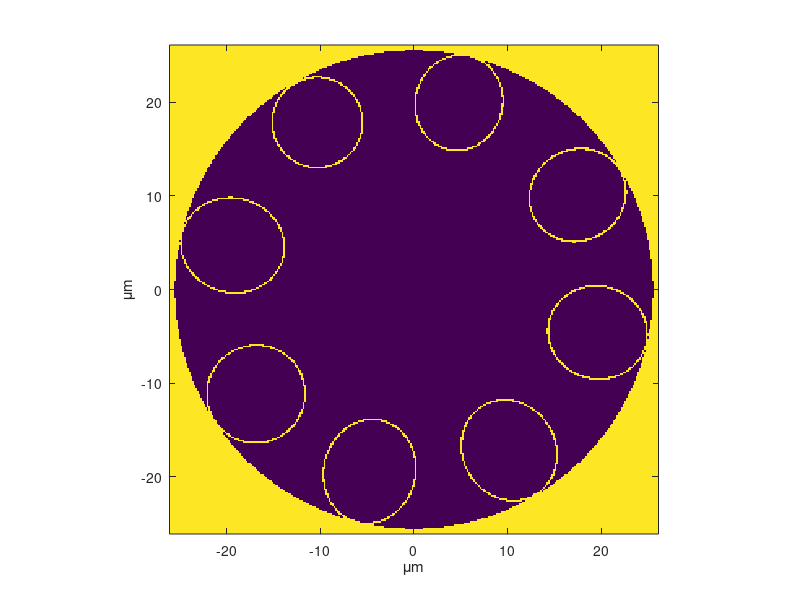

Here is the MATLAB script that generated this plot: (Note: this script raises an error after producing the figure.)
clc; clear variables; close all;

%% Set up problem

lambda = 650e-9;
k0 = 2*pi/lambda;
beta = k0; % Propagation constant will be close to that of free space.
Nx = 301;
NoModes = 2;

um = 1e-6;
n_silica = 1.45;
n_air = 1;
r_core = 25.5 * um;
r_clad = 34.0 * um;
r_total = r_core +   r_clad;
x = linspace(-26 * um, 26 * um, Nx);
[x_mesh, y_mesh] = meshgrid(x, x.');
r_mesh = sqrt(x_mesh.^2 + y_mesh.^2);
n = ones(Nx, Nx) * n_silica;
n(r_mesh < r_total) = n_silica;
n(r_mesh < (r_total - r_clad)) = 1;
n(r_mesh > r_total) = 1;

% Ellipses for glass
glass_ellipses = [
    struct('center', [-19.35 * um, 4.72 * um], 'major_axis', 11.28 * um, 'minor_axis', 10.28 * um, 'angle', 166.29);
    struct('center', [-10.30 * um, 17.82 * um], 'major_axis', 9.85 * um, 'minor_axis', 9.82 * um, 'angle', 120.03);
    struct('center', [4.80 * um, 19.92 * um], 'major_axis', 10.42 * um, 'minor_axis', 9.49 * um, 'angle', 76.45);
    struct('center', [17.46 * um, 10.08 * um], 'major_axis', 10.70 * um, 'minor_axis', 9.91 * um, 'angle', 30.00);
    struct('center', [19.58 * um, -4.59 * um], 'major_axis', 10.80 * um, 'minor_axis', 10.09 * um, 'angle', -13.19);
    struct('center', [10.15 * um, -17.15 * um], 'major_axis', 11.20 * um, 'minor_axis', 10.09 * um, 'angle', -59.38);
    struct('center', [-4.73 * um, -19.40 * um], 'major_axis', 11.36 * um, 'minor_axis', 9.97 * um, 'angle', -103.70);
    struct('center', [-16.85 * um, -11.15 * um], 'major_axis', 10.70 * um, 'minor_axis', 10.60 * um, 'angle', -147.51)
];

% Ellipses for air
air_ellipses = [
    struct('center', [-19.35 * um, 4.72 * um], 'major_axis', 10.88 * um, 'minor_axis', 9.88 * um, 'angle', 166.29);
    struct('center', [-10.30 * um, 17.82 * um], 'major_axis', 9.45 * um, 'minor_axis', 9.42 * um, 'angle', 120.03);
    struct('center', [4.80 * um, 19.92 * um], 'major_axis', 10.02 * um, 'minor_axis', 9.09 * um, 'angle', 76.45);
    struct('center', [17.46 * um, 10.08 * um], 'major_axis', 10.30 * um, 'minor_axis', 9.51 * um, 'angle', 30.00);
    struct('center', [19.58 * um, -4.59 * um], 'major_axis', 10.40 * um, 'minor_axis', 9.69 * um, 'angle', -13.19);
    struct('center', [10.15 * um, -17.15 * um], 'major_axis', 10.80 * um, 'minor_axis', 9.69 * um, 'angle', -59.38);
    struct('center', [-4.73 * um, -19.40 * um], 'major_axis', 10.96 * um, 'minor_axis', 9.57 * um, 'angle', -103.70);
    struct('center', [-16.85 * um, -11.15 * um], 'major_axis', 10.30 * um, 'minor_axis', 10.20 * um, 'angle', -147.51)
];

for i = 1:numel(glass_ellipses) + numel(air_ellipses)
    if i <= numel(glass_ellipses)
        ellipse_params = glass_ellipses(i);
        is_glass = true;
    else
        ellipse_params = air_ellipses(i - numel(glass_ellipses));
        is_glass = false;
    end
    
    center = ellipse_params.center;
    major_axis = ellipse_params.major_axis / 2;
    minor_axis = ellipse_params.minor_axis / 2;
    angle = deg2rad(ellipse_params.angle);
    x_rotated = (x_mesh - center(1)) * cos(angle) + (y_mesh - center(2)) * sin(angle);
    y_rotated = (y_mesh - center(2)) * cos(angle) - (x_mesh - center(1)) * sin(angle);
    ellipse_mask = ((x_rotated / major_axis).^2 + (y_rotated / minor_axis).^2) < 1;
    n(ellipse_mask) = n_silica * is_glass + n_air * ~is_glass;
end

dx = x(2) - x(1);
lambda_in_nm = lambda * 1e9;
dx_in_nm = dx * 1e9;
lambda_dx_ratio = lambda / dx;

fprintf('lambda: %.2f nm\n', lambda_in_nm);
fprintf('dx: %.2f nm\n', dx_in_nm);
fprintf('lambda/dx: %.2f\n', lambda_dx_ratio);

%% Show refractive index profile

figure;
imagesc(x*1e6, x*1e6, n);
axis square;
xlabel('\mum');
ylabel('\mum');
hold on;
axis xy;
%% Sweep parameter of wavelength and plot graph of optical power loss (dB/cm)

wavelength_range = 500e-9:10e-9:700e-9;

optical_power_transmission_dB_cm_mode1 = zeros(size(wavelength_range));
optical_power_transmission_dB_cm_mode2 = zeros(size(wavelength_range));

for wl_idx = 1:length(wavelength_range)
    lambda = wavelength_range(wl_idx);
    k0 = 2 * pi / lambda;

    % Print current wavelength
    fprintf('Current Wavelength: %.2f nm\n', lambda * 1e9);

    % Call FD solver
    RetVal = ModeSolverFD(dx, n, lambda, beta, NoModes);

    for mode_idx = 1:NoModes
        % Print current mode
        fprintf('Current Mode: %d\n', mode_idx);

        % Optical Power Transmission Calculation
        imag_neff = (-1/100) * imag(RetVal.beta(mode_idx) / k0);
        optical_power_transmission_dB_cm(mode_idx, wl_idx) = -20 * log10(exp(-2 * pi * imag_neff / lambda)) / 100;

        % Plot mode profile for the current mode and wavelength
        figure;
        neff = RetVal.beta(mode_idx) / k0;
        neff_real = real(neff);
        neff_imag = (-1/100) * imag(neff);
        imagesc(x*1e6, x*1e6, RetVal.Eabs{mode_idx});
        title(['Mode Profile: n_{eff} = ' num2str(neff_real, '%.7g') ' + ' num2str(neff_imag, '%.7g') 'i']);
        axis square;
        xlabel('\mum');
        ylabel('\mum');
        sgtitle(['Wavelength: ' num2str(lambda * 1e9) ' nm, Mode: ' num2str(mode_idx)]);
    end
end


% Find the maximum transmission values for both modes
max_transmission_mode1 = max(optical_power_transmission_dB_cm_mode1);
max_transmission_mode2 = max(optical_power_transmission_dB_cm_mode2);

% Normalize transmission values to the maximum value
normalized_transmission_mode1 = optical_power_transmission_dB_cm_mode1 / max_transmission_mode1;
normalized_transmission_mode2 = optical_power_transmission_dB_cm_mode2 / max_transmission_mode2;

% Convert normalized transmission values to percentages
percentage_transmission_mode1 = normalized_transmission_mode1 * 100;
percentage_transmission_mode2 = normalized_transmission_mode2 * 100;

%% Plot Normalized Transmission Percentage vs. Wavelength for both modes
figure;
plot(wavelength_range * 1e9, percentage_transmission_mode1, '-o', 'DisplayName', 'Mode 1');
hold on;
plot(wavelength_range * 1e9, percentage_transmission_mode2, '-o', 'DisplayName', 'Mode 2');
xlabel('Wavelength (nm)');
ylabel('Transmission (%)');
title('Normalized Transmission Percentage vs. Wavelength for Different Modes');
legend;
grid on;
